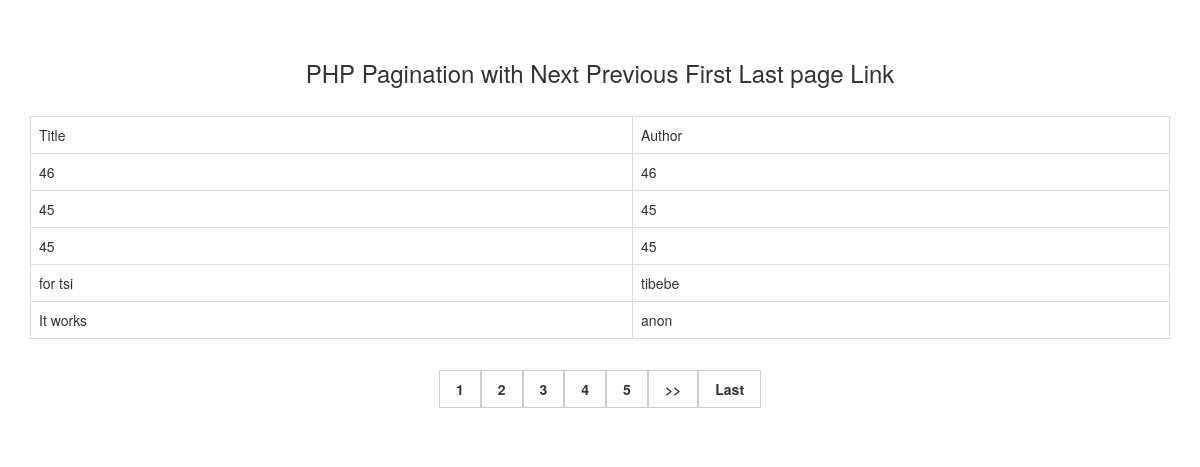
Screenshot of /public/pagination.php with the database file from the repository.
### tables this page shows
CREATE TABLE `books` (
  `BookID` int(11) NOT NULL,
  `Downloads` varchar(11) NOT NULL DEFAULT '0',
  `Author` varchar(50) DEFAULT NULL,
  `Title` varchar(100) NOT NULL,
  `Year` varchar(100) NOT NULL,
  `Genre` mediumtext NOT NULL,
  `Description` longtext NOT NULL,
  `Publisher` varchar(80) NOT NULL,
  `Language` varchar(50) NOT NULL,
  `Cover` varchar(100) NOT NULL,
  `Uploaded_On` datetime NOT NULL DEFAULT current_timestamp(),
  `UserID` int(11) NOT NULL,
  `Price` int(11) NOT NULL,
  `Likes` mediumint(9) NOT NULL DEFAULT 0,
  `Dislikes` mediumint(9) NOT NULL DEFAULT 0,
  `Book` varchar(255) NOT NULL,
  `Status` varchar(10) NOT NULL DEFAULT 'pending',
  `ID` int(11) NOT NULL,
  `ApporvedBy` int(11) NOT NULL
);

### public/pagination.php (the view, shortened to what this page needs)
<?php
include "../config/dbconfig.php";
$connect =$db;
$record_per_page = 5;
$page = '';
if(isset($_GET["page"]))
{
 $page = $_GET["page"];
}
else
{
 $page = 1;
}
$start_from = ($page-1)*$record_per_page;
$query = "SELECT * FROM books order by BookID DESC LIMIT $start_from, $record_per_page";
$result = mysqli_query($connect, $query);
?>
<!DOCTYPE html>
<html>
 <head>
  <link rel="stylesheet" href="https://maxcdn.bootstrapcdn.com/bootstrap/3.3.6/css/bootstrap.min.css" />
 </head>
 <body>
  <br /><br />
  <div class="container">
   <h3 align="center">PHP Pagination with Next Previous First Last page Link</h3><br />
   <div class="table-responsive">
    <table class="table table-bordered">
     <tr>
      <td>Title</td>
      <td>Author</td>
     </tr>
     <?php
     while($row = mysqli_fetch_array($result))
     {
     ?>
     <tr>
      <td><?php echo $row["Title"]; ?></td>
      <td><?php echo $row["Author"]; ?></td>
     </tr>
     <?php
     }
     ?>
    </table>
    <div align="center">
    <br />
    <?php
    $page_query = "SELECT * FROM books ORDER BY BookID DESC";
    $page_result = mysqli_query($connect, $page_query);
    $total_records = mysqli_num_rows($page_result);
    $total_pages = ceil($total_records/$record_per_page);
    $start_loop = $page;
    $end_loop = $start_loop + 4;
    for($i=$start_loop; $i<=$end_loop; $i++)
    {
     echo "<a href='pagination.php?page=".$i."'>".$i."</a>";
    }
    if($page <= $end_loop)
    {
     echo "<a href='pagination.php?page=".($page + 1)."'>>></a>";
     echo "<a href='pagination.php?page=".$total_pages."'>Last</a>";
    }
    ?>
    </div>
    <br /><br />
   </div>
  </div>
 </body>
</html>

### public/pagination.php (style rules this page uses)
a { padding:8px 16px; border:1px solid #ccc; color:#333; font-weight:bold; }

### rows the page displays
books: Title "46", Author "46"
books: Title "45", Author "45"
books: Title "45", Author "45"
books: Title "for tsi", Author "tibebe"
books: Title "It works", Author "anon"
